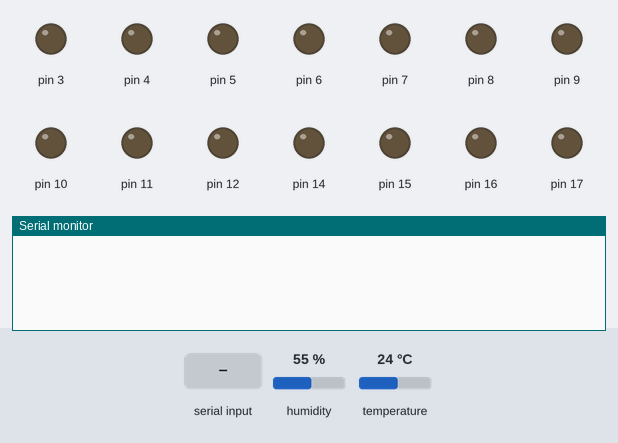
Recording of a sketch running on a simulated Arduino Uno, built with avr-gcc and run on an emulated ATmega328P. Parts: output pins drawn as LEDs (lit = HIGH), the last lines printed to the serial monitor. The inputs (shaded band) are chosen by the test bench; at power-on: humidity 55 %, temperature 24 °C.

Above: at 1.2 s.
1.3 s: "PING\n" received over Serial
At 1.8 s:
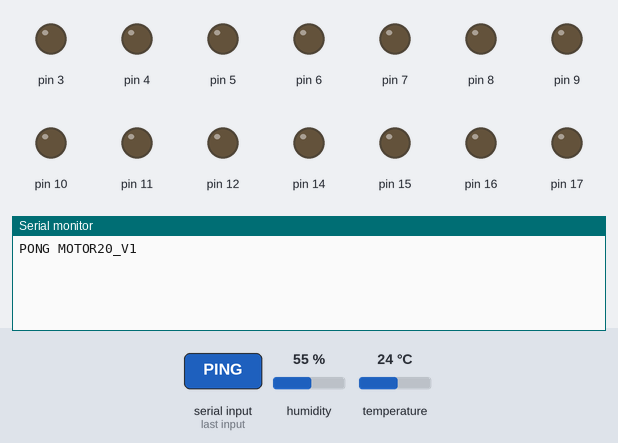
2.8 s: byte 10 ('\n') received over Serial
At 4.0 s:
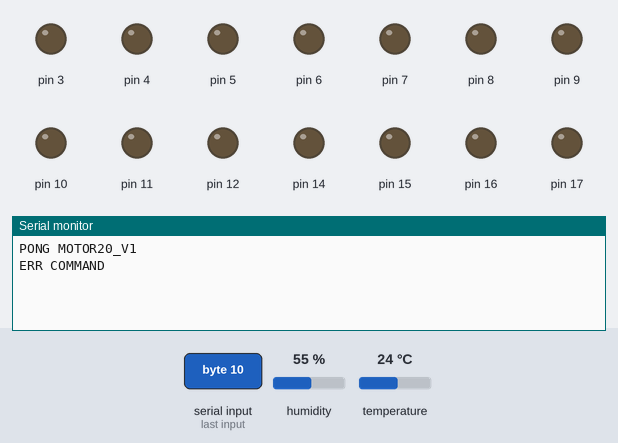
4.3 s: "STOP\n" received over Serial
At 5.3 s:
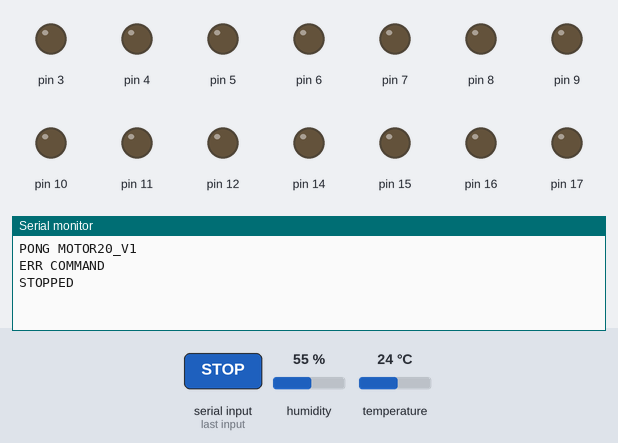
5.8 s: "STATUS\n" received over Serial
At 6.4 s:
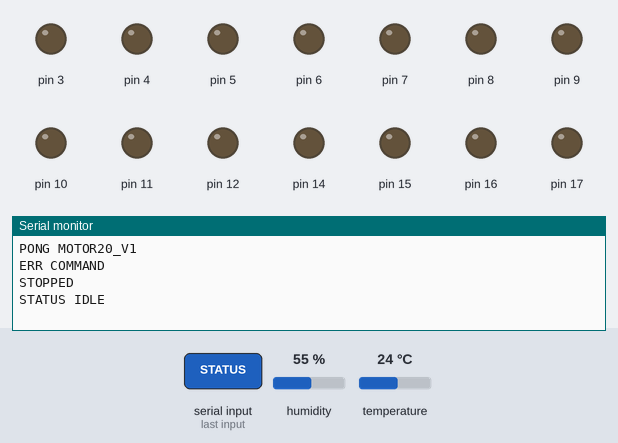

Measured:
- after the input at 1.3 s, the serial monitor: prints a new line at once (image 1)
- after the input at 2.8 s, the serial monitor: prints a new line at once (image 2)
- after the input at 4.3 s, the serial monitor: prints a new line at once (image 3)
- after the input at 5.8 s, the serial monitor: prints a new line at once (image 4)

The sketch:

firmware.ino
```cpp
#include <DHT.h>
#include "mega_pin_map.h"
#include "settings.h"

DHT sensor(VendingPins::DHT, DHT22);
char input[48];
uint8_t used = 0, running = 0;
bool overflow = false, fanOn = true, sensorValid = false;
unsigned long motorStarted = 0, motorDuration = 0, sampled = 0;
float temperature = 0, humidity = 0;
float fanTempOn = FAN_TEMP_ON, fanHumidityOn = FAN_HUMIDITY_ON;

void fan(bool enabled) {
  fanOn = enabled;
  digitalWrite(VendingPins::FAN, enabled ? FAN_ON_LEVEL : !FAN_ON_LEVEL);
}
void stopMotor() {
  for (uint8_t i = 0; i < VendingPins::MOTOR_COUNT; ++i)
    digitalWrite(VendingPins::MOTORS[i], !MOTOR_ON_LEVEL);
  running = 0;
}
bool number(const char *&p, unsigned long &value, unsigned long limit) {
  if (*p < '0' || *p > '9') return false;
  value = 0;
  while (*p >= '0' && *p <= '9') {
    value = value * 10 + (*p++ - '0');
    if (value > limit) return false;
  }
  return true;
}
void command() {
  if (!strcmp(input, "PING")) Serial.println(F("PONG MOTOR20_V1"));
  else if (!strcmp(input, "STOP")) { stopMotor(); Serial.println(F("STOPPED")); }
  else if (!strcmp(input, "STATUS")) Serial.println(running ? F("STATUS BUSY") : F("STATUS IDLE"));
  else if (!strncmp(input, "FANCFG ", 7)) {
    const char *p = input + 7;
    unsigned long temp, hum;
    if (running || !number(p, temp, 80) || *p++ != ' ' ||
        !number(p, hum, 100) || *p || temp < 2 || hum < 5) {
      Serial.println(F("ERR FANCFG"));
      return;
    }
    fanTempOn = temp;
    fanHumidityOn = hum;
    Serial.print(F("FANCFG OK ")); Serial.print(temp); Serial.print(' '); Serial.println(hum);
  }
  else if (!strcmp(input, "ENV")) {
    Serial.print(F("ENV ")); Serial.print(sensorValid ? F("OK ") : F("ERROR "));
    Serial.print(temperature); Serial.print(' '); Serial.print(humidity);
    Serial.print(F(" FAN ")); Serial.println(fanOn ? 1 : 0);
  } else {
    unsigned long slot = 0, duration = 0; const char *p = input + 4;
    if (strncmp(input, "RUN ", 4) || !number(p, slot, 20) || *p++ != ' ' ||
        !number(p, duration, 5000) || *p || slot < 1 || duration < 100) {
      Serial.println(F("ERR COMMAND")); return;
    }
    if (running) { Serial.println(F("ERR BUSY")); return; }
    running = slot; motorDuration = duration; motorStarted = millis();
    digitalWrite(VendingPins::MOTORS[slot - 1], MOTOR_ON_LEVEL);
    Serial.print(F("STARTED ")); Serial.println(slot);
  }
}
void setup() {
  // Set output latches before changing direction to avoid active-low startup pulses.
  for (uint8_t i = 0; i < VendingPins::MOTOR_COUNT; ++i) {
    digitalWrite(VendingPins::MOTORS[i], !MOTOR_ON_LEVEL);
    pinMode(VendingPins::MOTORS[i], OUTPUT);
  }
  digitalWrite(VendingPins::FAN, FAN_ON_LEVEL); pinMode(VendingPins::FAN, OUTPUT);
  sensor.begin(); Serial.begin(115200);
  sampled = millis() - 2500UL;
}
void loop() {
  if (running && (unsigned long)(millis() - motorStarted) >= motorDuration) {
    uint8_t finished = running; stopMotor();
    Serial.print(F("DONE ")); Serial.println(finished);
  }
  // Bound serial work so a noisy scanner/host cannot postpone the motor deadline.
  for (uint8_t count = 0; count < 16 && Serial.available(); ++count) {
    char c = Serial.read();
    if (c == '\r') continue;
    if (c == '\n') {
      input[used] = 0;
      if (overflow) Serial.println(F("ERR LENGTH")); else command();
      used = 0; overflow = false;
    } else if (used < sizeof(input) - 1) input[used++] = c;
    else overflow = true;
  }
  // DHT reads briefly block; never sample during a timed motor run.
  if (!running && (unsigned long)(millis() - sampled) >= 2500UL) {
    sampled = millis(); temperature = sensor.readTemperature(); humidity = sensor.readHumidity();
    sensorValid = !isnan(temperature) && !isnan(humidity);
    if (!sensorValid) fan(true);
    else if (temperature >= fanTempOn && humidity >= fanHumidityOn) fan(true);
    else if (temperature <= fanTempOn - (FAN_TEMP_ON - FAN_TEMP_OFF) ||
             humidity <= fanHumidityOn - (FAN_HUMIDITY_ON - FAN_HUMIDITY_OFF)) fan(false);
  }
}
```

mega_pin_map.h
```cpp
#pragma once
#include <stdint.h>

// Arduino Mega 2560: agreed wiring layout, 2026-10-29.
// D0/D1 remain available for the USB serial connection to the Pi.
namespace VendingPins {
constexpr uint8_t DHT = 2;
constexpr uint8_t FAN = 23;
constexpr uint8_t MOTOR_COUNT = 20;
// Array index = slot - 1. These are driver control pins, not motor power.
constexpr uint8_t MOTORS[MOTOR_COUNT] = {
    3, 4, 5, 6, 7, 8, 9, 10, 11, 12,
    26, 14, 15, 16, 17, 18, 19, 20, 21, 28
};
// D13 is reserved: Mega bootloader blinks its LED before setup() can stop motors.
}  // namespace VendingPins
```

settings.h
```cpp
#pragma once
// Driver logic is configurable; GPIO controls drivers, never motor/fan power directly.
constexpr uint8_t MOTOR_ON_LEVEL = HIGH;
constexpr uint8_t FAN_ON_LEVEL = HIGH;
// Initial test settings, not a certified supplement storage specification.
constexpr float FAN_TEMP_ON = 30.0f;
constexpr float FAN_TEMP_OFF = 28.0f;
constexpr float FAN_HUMIDITY_ON = 70.0f;
constexpr float FAN_HUMIDITY_OFF = 65.0f;
```
